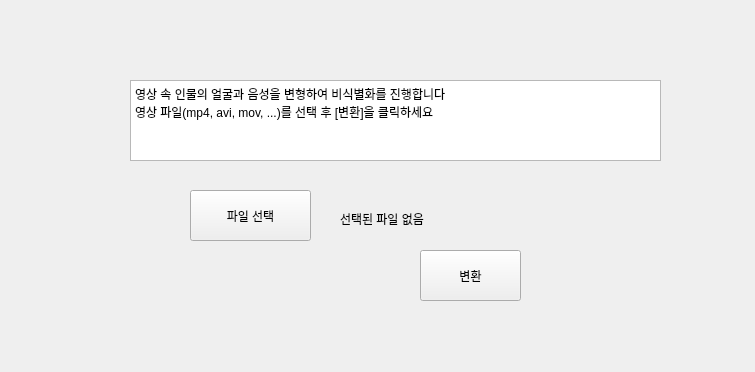
<?xml version="1.0" encoding="UTF-8"?>
<ui version="4.0">
 <class>MainWindow</class>
 <widget class="QMainWindow" name="MainWindow">
  <property name="geometry">
   <rect>
    <x>0</x>
    <y>0</y>
    <width>755</width>
    <height>372</height>
   </rect>
  </property>
  <property name="windowTitle">
   <string>MainWindow</string>
  </property>
  <widget class="QWidget" name="centralwidget">
   <widget class="QPushButton" name="convertBtn">
    <property name="geometry">
     <rect>
      <x>420</x>
      <y>250</y>
      <width>101</width>
      <height>51</height>
     </rect>
    </property>
    <property name="text">
     <string>변환</string>
    </property>
   </widget>
   <widget class="QPushButton" name="fileselectBtn">
    <property name="geometry">
     <rect>
      <x>190</x>
      <y>190</y>
      <width>121</width>
      <height>51</height>
     </rect>
    </property>
    <property name="text">
     <string>파일 선택</string>
    </property>
   </widget>
   <widget class="QTextEdit" name="textEdit">
    <property name="geometry">
     <rect>
      <x>130</x>
      <y>80</y>
      <width>531</width>
      <height>81</height>
     </rect>
    </property>
    <property name="html">
     <string>&lt;!DOCTYPE HTML PUBLIC &quot;-//W3C//DTD HTML 4.0//EN&quot; &quot;http://www.w3.org/TR/REC-html40/strict.dtd&quot;&gt;
&lt;html&gt;&lt;head&gt;&lt;meta name=&quot;qrichtext&quot; content=&quot;1&quot; /&gt;&lt;style type=&quot;text/css&quot;&gt;
p, li { white-space: pre-wrap; }
&lt;/style&gt;&lt;/head&gt;&lt;body style=&quot; font-family:'Gulim'; font-size:9pt; font-weight:400; font-style:normal;&quot;&gt;
&lt;p style=&quot; margin-top:0px; margin-bottom:0px; margin-left:0px; margin-right:0px; -qt-block-indent:0; text-indent:0px;&quot;&gt;영상 속 인물의 얼굴과 음성을 변형하여 비식별화를 진행합니다&lt;/p&gt;
&lt;p style=&quot; margin-top:0px; margin-bottom:0px; margin-left:0px; margin-right:0px; -qt-block-indent:0; text-indent:0px;&quot;&gt;영상 파일(mp4, avi, mov, ...)를 선택 후 [변환]을 클릭하세요&lt;/p&gt;
&lt;p style=&quot;-qt-paragraph-type:empty; margin-top:0px; margin-bottom:0px; margin-left:0px; margin-right:0px; -qt-block-indent:0; text-indent:0px;&quot;&gt;&lt;br /&gt;&lt;/p&gt;&lt;/body&gt;&lt;/html&gt;</string>
    </property>
   </widget>
   <widget class="QLabel" name="label">
    <property name="geometry">
     <rect>
      <x>340</x>
      <y>210</y>
      <width>151</width>
      <height>18</height>
     </rect>
    </property>
    <property name="text">
     <string>선택된 파일 없음</string>
    </property>
   </widget>
  </widget>
 </widget>
 <resources/>
 <connections/>
</ui>
